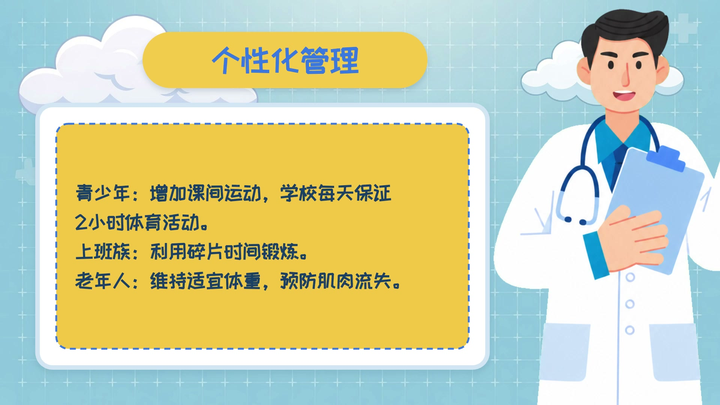
#> input picture production-library/business-package-static/media/production-modes/domestic-flat-cartoon-health-mg-v1/cover.png, 720 x 405 px
$ python -i sync_settled_template_previews.py   (imports and definitions only)
#> lines starting #> are read from the running program, lines starting #| are printed output that depends on the picture
#!/usr/bin/env python3
"""Materialize production-quality preview/ for every settled template.

Source frames come from signed samples / settled canonicals. The flexible component
fallback is the exception: its portal preview may switch only to a qualified,
non-gold UAT snapshot. Does not invent demo artwork.
"""

from __future__ import annotations

import hashlib
import json
import math
import re
import shutil
import zipfile
from pathlib import Path

from PIL import Image, ImageChops, ImageFilter

REPO = Path(__file__).resolve().parents[1]
SETTLED = REPO / "production-library/templates/settled"
VAL = REPO / "production-library/validation"
GS = VAL / "courseware/gold-samples"
GUIDES = REPO / "assets/business-input-guides"
ROUTES_PATH = REPO / "production-library/business-routes.json"
DEFAULT_GENERAL_TEMPLATE = "product-courseware-component-v1"
COMPONENT_PREVIEW_QA_SCHEMA = "component-portal-preview-suite-qa-v3"
COMPONENT_PREVIEW_QA_DIR = (
    VAL
    / "courseware"
    / "product-courseware-component-flexible-uat-v1"
    / "portal-preview"
)
COMPONENT_PREVIEW_KEY_LABELS = (
    "封面",
    "痛点与数据",
    "核心功效",
    "产品特点",
    "适宜人群",
)
COURSEWARE4_STYLE_PACK_ID = "style-pack.courseware-4-silk-yellow-red-v1"
COURSEWARE4_GOLD_PREVIEW_DIR = (
    VAL
    / "courseware"
    / "product-courseware-4-faithful-replica-v1"
    / "out"
    / "engine-v1-gold-qa"
)
COMPONENT_PREVIEW_MAX_COURSEWARE4_BACKGROUND_RATIO = 0.20
COMPONENT_PREVIEW_MAX_TOP_YELLOW_RED_RATIO = 0.01
COMPONENT_PREVIEW_MAX_GOLD_LAYOUT_SIMILARITY = 0.75
COMPONENT_PREVIEW_MAX_CROSS_CASE_KEY_LAYOUT_SIMILARITY = 0.90
COMPONENT_PREVIEW_MIN_CASES = 3
COMPONENT_PREVIEW_REQUIRED_SLOT_MIN_PAGES = {"A": 7, "B": 6, "C": 5}
COMPONENT_PREVIEW_STYLE_LABEL_ZH = "统一浅蓝商品培训视觉"
SIGNED_STANDARD_TEMPLATES = frozenset(
    {
        "product-courseware-green-v1",
        "disease-product-scenario-v1",
        "sufuda-mabaloshawei-product-courseware-3-v1",
        "kangaisen-lycopene-health-edu-v1",
    }
)
SETTLED_CAPABILITY_LABELS = {
    "product-courseware-green-v1": "绿色商品培训 5 页",
    "disease-product-scenario-v1": "疾病 + 商品场景 18 页",
    "sufuda-mabaloshawei-product-courseware-3-v1": "商品培训课件3 13 页",
    "kangaisen-lycopene-health-edu-v1": "成分健康科普 20 页",
}


# [56 lines left out: functions _component_preview_paths, _sha256, _courseware4_background_ratio, _top_yellow_red_ratio, not called in this run]


def _edge_grid_signature(path: Path) -> list[float]:
    image = (
        Image.open(path)
        .convert("L")
        .resize((160, 90))
        .filter(ImageFilter.FIND_EDGES)
    )
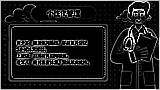
#> image: PIL image 160x90 L; min 0, max 255, mean 30.7
    values: list[float] = []
    for row in range(9):
        for column in range(16):
            cell = image.crop(
                (column * 10, row * 10, (column + 1) * 10, (row + 1) * 10)
            )
            values.append(sum(cell.getdata()) / (255 * 100))
#> after the loop, values = 144 values, max 0.324 at index 61, min 0 at index 57, mean 0.12
#> (the rest of the program and of its run is left out)
